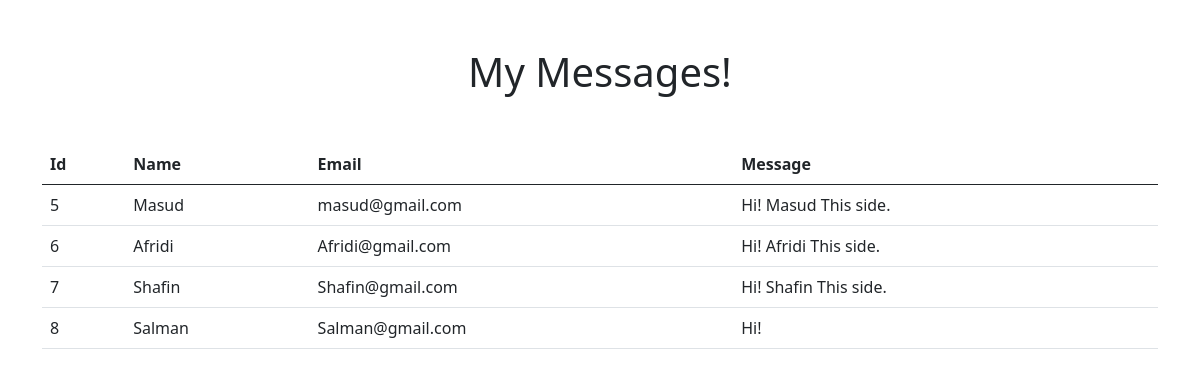
The app's page /data/ with its own data.
### new/models.py (models this page shows, shortened)
class Contact(models.Model):
    name = models.CharField(max_length=100,null=True)
    email = models.EmailField(max_length=100,null=True)
    message = models.TextField(max_length=500,null=True)

### new/views.py (the view)
# urls.py: path('data/',showdata,name='showdata'),
def showdata(request):
    contacts = Contact.objects.all()
    data = {'Contact':contacts}
    return render(request,'showdata.html',data)

### templates/showdata.html (shortened to what this page needs)
<!doctype html>
<html lang="en">
  <head>
    <link href="https://cdn.jsdelivr.net/npm/bootstrap@5.0.2/dist/css/bootstrap.min.css" rel="stylesheet">
  </head>
  <body>
      <div class="container mt-5">
        <h1 class="text-center">My Messages!</h1>
      </div>
      <div class="container mt-5">
        <table class="table">
            <thead>
              <tr>
                <th scope="col">Id</th>
                <th scope="col">Name</th>
                <th scope="col">Email</th>
                <th scope="col">Message</th>
              </tr>
            </thead>
            <tbody>
                {% for i in Contact %}
              <tr>
                <td>{{i.id}}</td>
                <td>{{i.name}}</td>
                <td>{{i.email}}</td>
                <td>{{i.message}}</td>
              </tr>
                {% endfor %}
            </tbody>
          </table>
      </div>
  </body>
</html>

### records on screen
Contact: id "5", name "Masud", email "masud@gmail.com", message "Hi! Masud This side."
Contact: id "6", name "Afridi", email "Afridi@gmail.com", message "Hi! Afridi This side."
Contact: id "7", name "Shafin", email "Shafin@gmail.com", message "Hi! Shafin This side."
Contact: id "8", name "Salman", email "Salman@gmail.com", message "Hi!"
